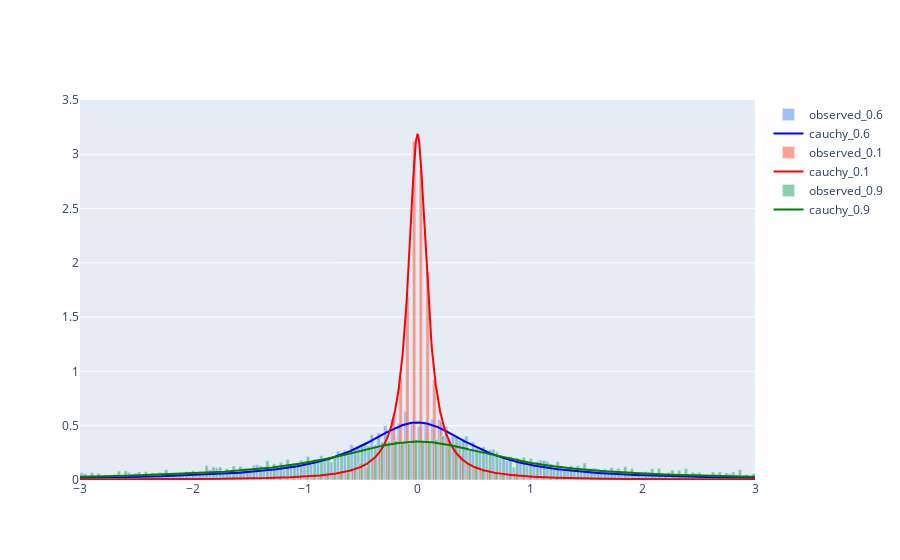

The code cell stored with this chart in its notebook:
### Code cell
# Compare turning angle distributions for different Cauchy coefficients
fig = compare_turning_angle_distributions(coefficients=[0.6, 0.1, 0.9], n_steps=5000)
fig.show()
